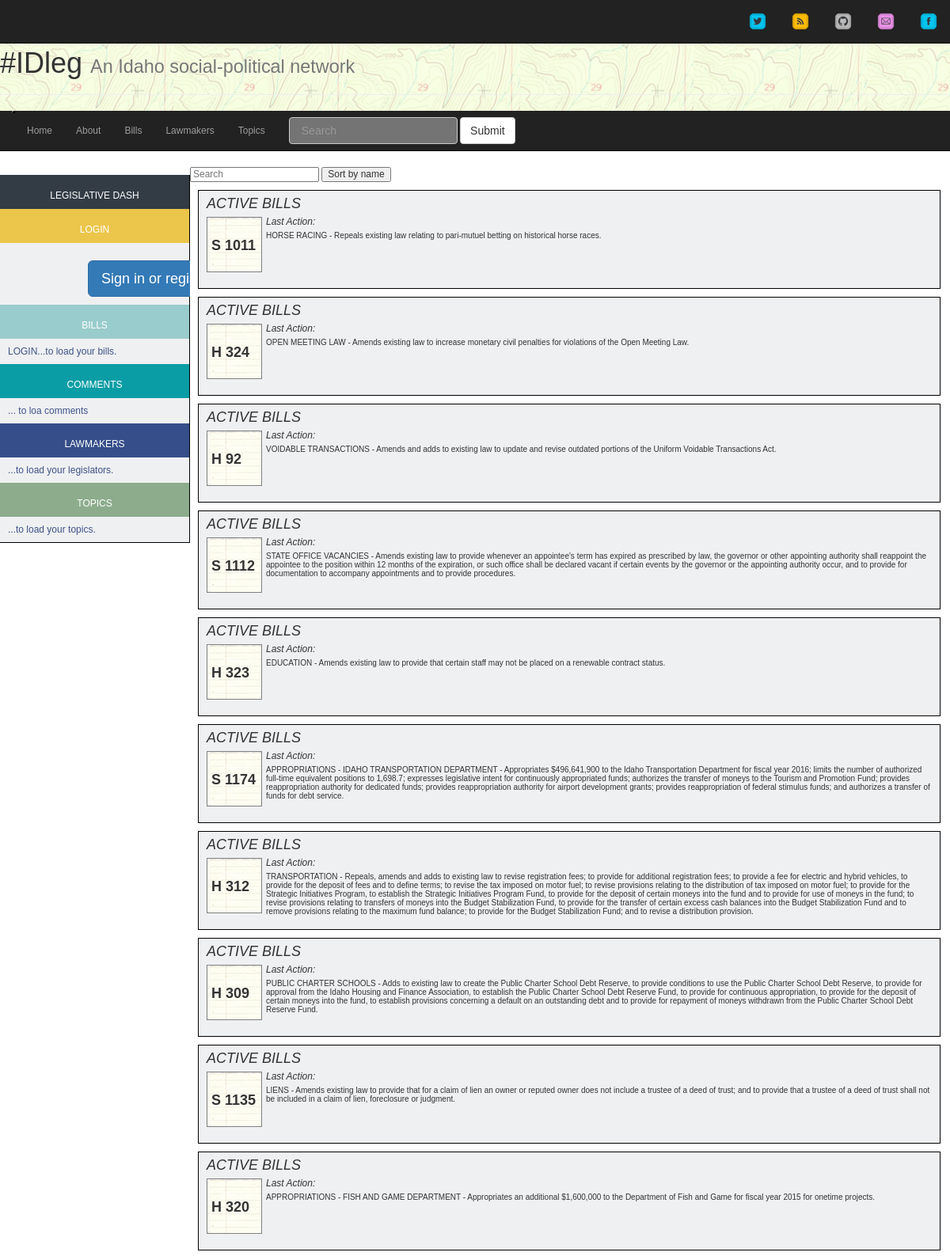
The page /home (upper part) on the database its author committed.
### app/idleg/models.py (models this page shows, shortened)
class Bills(db.Model):
  bill_id = db.Column(db.String(6), primary_key=True)
  year = db.Column(db.String(4))
  title = db.Column(db.Text)
  bill_name = db.Column(db.String(6))
  last_updated = db.Column(db.Text)
  votes_for = db.Column(db.Integer)
  votes_against = db.Column(db.Integer)

### app/idleg/views.py (the view)
@idleg.route('/')
@idleg.route('/index')
@idleg.route('/home')
def home():
  form = RegistrationForm(request.form)
  id_bills = Bills.query.limit(25).all()
  return render_template('home.html', user=current_user, id_bills=id_bills, form=form)

### app/idleg/models.py
class RegistrationForm(Form):
  username = TextField('Username', [InputRequired()])
  email = TextField('Email Address', [InputRequired()])
  password = PasswordField('Password', [InputRequired(), EqualTo('confirm', message='Passwords must match')])
  confirm = PasswordField('Confirm Password', [InputRequired()])

### app/idleg/views.py (called while the page is built)
@idleg.before_request
def get_current_user():
  g.user = current_user

### app/templates/home.html
{% extends 'base.html' %}
{% block container %}
  {% include 'dash.html' %}
  {% include 'bill_list.html' %}
{% endblock %}

### app/templates/bill_list.html (shortened to what this page needs)
{% block container %}
  <div id="billsSort" class="billmain">
     <input class="search" placeholder="Search" />
       <button class="sort" data-sort="billsummary">
         Sort by name
       </button>
    <div class="list">
    {% for bill in id_bills: %}
      <div class="activebills">
        <p>Active Bills</p>
        <div class="billimage"><span>{% print bill.bill_id %}</span></div>
        <div class="lastaction">Last Action: {% print bill.updated_at %}</div>
        <div class="billsummary">{% print bill.title %}</div>
      </div>
    {% endfor %}
    </div>
  </div>
{% endblock %}

### app/static/css/styles.css (style rules this page uses)
body { font-family: 'Source Sans Pro', Helvetica, sans-serif; font-size: 12px; line-height: 1.3rem; font-weight: 400; margin: 0; padding: 0; }
.billmain { width: 79%; height: 100%; background-color: white; float: left; margin: 1 0 ; position: relative; }
.activebills { border: 1px solid black; padding: 10px 10px; height: 125px; margin: 10px 0px 5px 10px; background-color: #EFF0F2; }
.activebills p { font-size: 1.8rem; text-transform: uppercase; font-style: italic; }
.billimage { background-image: url("../images/billpage.png"); position: relative; width: 70px; height: 70px; float: left; margin: 0px 5px 0px 0px; border: 1px solid gray; }
.billimage span { font-size: 1.5em; font-family: 'Source Sans Pro', Helvetica, sans-serif; font-weight: bold; line-height: 70px; padding: 0px 5px; text-align: center; }
.lastaction { padding: 0px 0px 5px 0px; font-style: italic; }
.billsummary { font-size: 1rem; line-height: 1.1rem; }

### rows shown on the page
Bills: bill_id "S 1011", title "HORSE RACING - Repeals existing law relating to pari-mutuel betting on historical horse races."
Bills: bill_id "H 324", title "OPEN MEETING LAW - Amends existing law to increase monetary civil penalties for violations of the Open Meeting Law."
Bills: bill_id "H 92", title "VOIDABLE TRANSACTIONS - Amends and adds to existing law to update and revise outdated portions of the Uniform Voidable Transactions Act."
Bills: bill_id "S 1112", title "STATE OFFICE VACANCIES - Amends existing law to provide whenever an appointee's term has expired as prescribed by law, the governor or other appointing authority shall reappoint the appointee to the position within 12 months of the expiration, or such office shall be declared vacant if certain events by the governor or the appointing authority occur, and to provide for documentation to accompany appointments and to provide procedures."
Bills: bill_id "H 323", title "EDUCATION - Amends existing law to provide that certain staff may not be placed on a renewable contract status."
Bills: bill_id "S 1174", title "APPROPRIATIONS - IDAHO TRANSPORTATION DEPARTMENT - Appropriates $496,641,900 to the Idaho Transportation Department for fiscal year 2016; limits the number of authorized full-time equivalent positions to 1,698.7; expresses legislative intent for continuously appropriated funds; authorizes the transfer of moneys to the Tourism and Promotion Fund; provides reappropriation authority for dedicated funds; provides reappropriation authority for airport development grants; provides reappropriation of federal stimulus funds; and authorizes a transfer of funds for debt service."
Bills: bill_id "H 312", title "TRANSPORTATION - Repeals, amends and adds to existing law to revise registration fees; to provide for additional registration fees; to provide a fee for electric and hybrid vehicles, to provide for the deposit of fees and to define terms; to revise the tax imposed on motor fuel; to revise provisions relating to the distribution of tax imposed on motor fuel; to provide for the Strategic Initiatives Program, to establish the Strategic Initiatives Program Fund, to provide for the deposit of certain moneys into the fund and to provide for use of moneys in the fund; to revise provisions relating to transfers of moneys into the Budget Stabilization Fund, to provide for the transfer of certain…"
Bills: bill_id "H 309", title "PUBLIC CHARTER SCHOOLS - Adds to existing law to create the Public Charter School Debt Reserve, to provide conditions to use the Public Charter School Debt Reserve, to provide for approval from the Idaho Housing and Finance Association, to establish the Public Charter School Debt Reserve Fund, to provide for continuous appropriation, to provide for the deposit of certain moneys into the fund, to establish provisions concerning a default on an outstanding debt and to provide for repayment of moneys withdrawn from the Public Charter School Debt Reserve Fund."
Bills: bill_id "S 1135", title "LIENS - Amends existing law to provide that for a claim of lien an owner or reputed owner does not include a trustee of a deed of trust; and to provide that a trustee of a deed of trust shall not be included in a claim of lien, foreclosure or judgment."
Bills: bill_id "H 320", title "APPROPRIATIONS - FISH AND GAME DEPARTMENT - Appropriates an additional $1,600,000 to the Department of Fish and Game for fiscal year 2015 for onetime projects."
